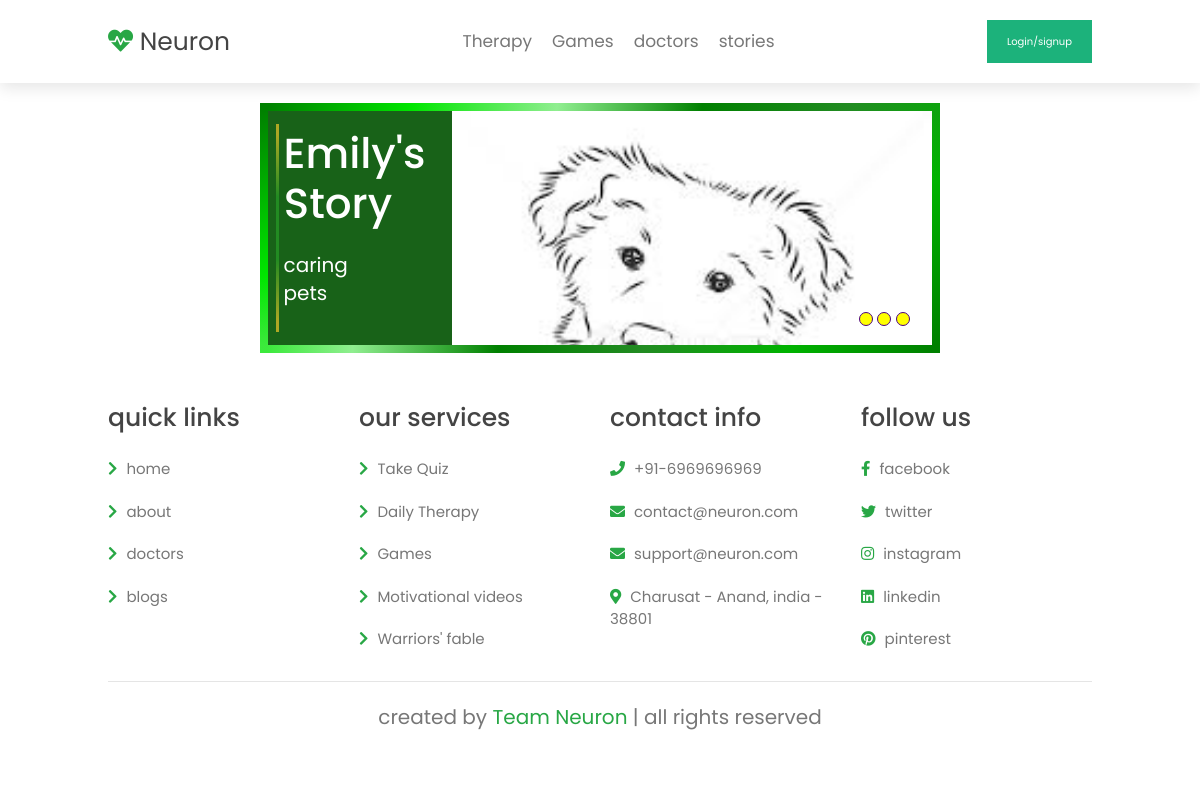
Screenshot of /stories/10 with the database file from the repository.
### neuron_main/models.py (models this page shows)
class Story(models.Model):
    image = models.ImageField(upload_to='media/image/', null=True)
    topic = models.CharField(max_length=50)
    primary = models.CharField(max_length=35)
    paragraph = models.TextField()
    range = models.JSONField(default=dict) # {"happy": [0.2, 0.4]}

### neuron_main/views.py (the view)
# urls.py: path('stories/<int:sid>', views.personalized_stories, name="personalized_stories"),
def personalized_stories(request, *args, **kwargs):
    submission_id = kwargs.get('sid')
    try:
        submission = Submission.objects.get(pk=submission_id)
        filtered_stories= [ t for t in list(Story.objects.all()) if satisfies_range(t, submission) ]
        return render(request, 'stories.html', {'stories': filtered_stories, 'username': request.user.username})
    except Submission.DoesNotExist as notFound:
        return redirect('stories | Neuron')

### neuron_main/views.py (called while the page is built)
def satisfies_range(range_model, submission_model):
    for label, satis_range in range_model.range.items():
        if(not(getattr(submission_model, label) >= satis_range[0] and getattr(submission_model, label) <= satis_range[1])):
            return False
    return True

### templates/stories.html (shortened to what this page needs)
{% extends 'base.html' %}
{% load static %}
  {% block header_addon %}
  <link rel="stylesheet" href="{% static 'css/game.css' %}">
  <link rel="stylesheet" href="static/css/game.css">
  {% endblock %}
  {% block content %}
<head>
    <link rel="stylesheet" href="css/bootstrap.min.css">
</head>
<body>
	{% for story in stories %}
		<div class="wrap animate pop">
			<div class="overlay">
				<div class="overlay-content animate slide-left delay-2">
					<h2 class="animate slide-left pop delay-4">{{ story.topic }}</h2>
					<p class="animate slide-left pop delay-5" style="color: white; margin-bottom: 2.5rem;">{{ story.primary }}</p>
				</div>
				<div class="image-content animate slide delay-5" style="background-image: url('{{ story.image.url }}');"></div>
						<div class="dots animate">
							<div class="dot animate slide-up delay-6"></div>
							<div class="dot animate slide-up delay-7"></div>
							<div class="dot animate slide-up delay-8"></div>
						</div>
			</div>
				<div class="text">
					<p>{{ story.paragraph }}</p>
				</div>
		</div>
	{% endfor %}
</body>
  {% endblock %}

### static/css/base.css (style rules this page uses)
body { font-family: Arial, Helvetica, sans-serif; }
:root { --green:#16a085; --black:#444; --light-color:#777; --box-shadow:.5rem .5rem 0 rgba(22, 160, 133, .2); --text-shadow:.4rem .4rem 0 rgba(0, 0, 0, .2); --border:.2rem solid var(--green); --card-height: 300px; --card-width: calc(var(--card-height) / 1.5); }
* { font-family: 'Poppins', sans-serif; margin:0; padding: 0; box-sizing: border-box; outline: none; border: none; transition: all .2s ease-out; text-decoration: none; }
html { font-size: 62.5%; overflow-x: hidden; scroll-padding-top: 7rem; scroll-behavior: smooth; }
.animate { -webkit-animation: animatezoom 0.6s; animation: animatezoom 0.6s }
* { box-sizing: border-box }

### rows the page displays
Story: topic "Emily's Story", primary "caring pets", image (picture)
